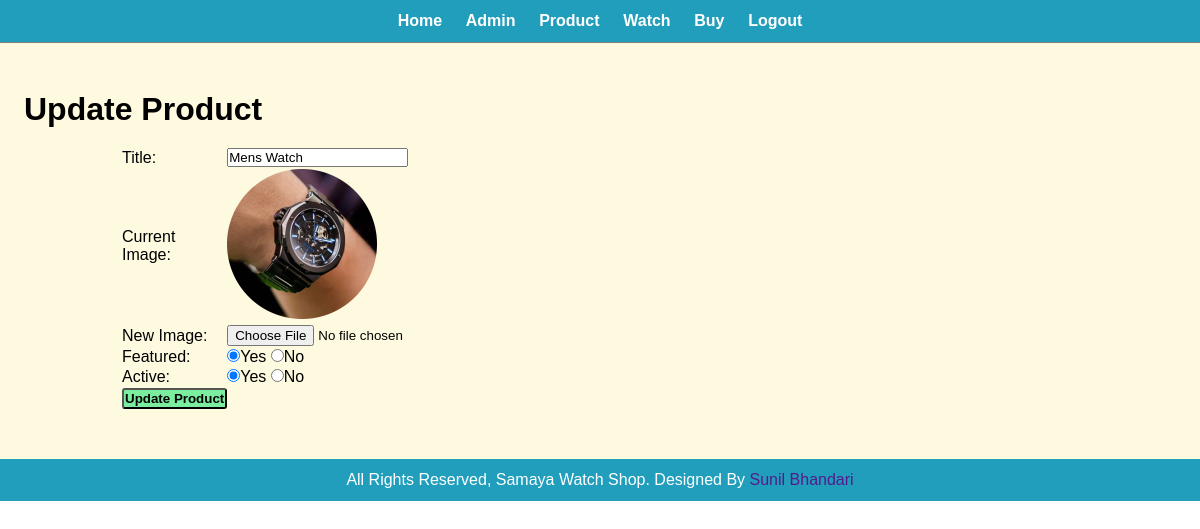
Page /admin/update-product.php?id=4 (signed in) on the committed database.
### tables this page shows
CREATE TABLE `tbl_product` (
  `id` int(10) UNSIGNED NOT NULL,
  `title` varchar(100) NOT NULL,
  `image_name` varchar(255) NOT NULL,
  `featured` varchar(10) NOT NULL,
  `active` varchar(10) NOT NULL
);

### admin/update-product.php (the view, shortened to what this page needs)
<?php include('partials/menu.php'); ?>
<div class="main-content">
    <div class="wrapper">
        <h1>Update Product</h1>
        <br>
        <?php
        if (isset($_GET['id'])) {
            $id = $_GET['id'];
            $sql = "SELECT * FROM tbl_product WHERE id = $id";
            $res = mysqli_query($con, $sql);
            $count = mysqli_num_rows($res);
            if ($count == 1) {
                $row = mysqli_fetch_assoc($res);
                $title = $row['title'];
                $current_image = $row['image_name'];
                $featured = $row['featured'];
                $active = $row['active'];
            } else {
                $_SESSION['no-category-found'] = "<div class='error'>No category found</div>";
                header("Location:" . SITEURL . "admin/manage-product.php");
            }
        } else {
            header('Location:' . SITEURL . 'admin/manage-category.php');
        }
        ?>
        <form action="" enctype="multipart/form-data" method="POST">
            <table class="tbl-30">
                <tr>
                    <td>Title:</td>
                    <td><input type="text" name="title" value="<?php echo $title; ?>"></td>
                </tr>
                <tr>
                    <td>Current Image:</td>
                    <td>
                        <?php
                        if ($current_image != "") {
                        ?>
                            <img src="<?php echo SITEURL; ?>../images/category/<?php echo $current_image; ?>" width="150px" alt="">
                        <?php
                        } else {
                            echo "<div class='error'>Image not found</div>";
                        }
                        ?>
                    </td>
                </tr>
                <tr>
                    <td>New Image:</td>
                    <td><input type="file" name="image"></td>
                </tr>
                <tr>
                    <td>Featured:</td>
                    <td><input <?php if ($featured == "Yes") {
                                    echo "checked";
                                } ?> type="radio" name="featured" value="Yes">Yes
                        <input <?php if ($featured == "No") {
                                    echo "checked";
                                } ?> type="radio" name="featured" value="No">No
                    </td>
                </tr>
                <tr>
                    <td>Active:</td>
                    <td><input <?php if ($active == "Yes") {
                                    echo "checked";
                                } ?> type="radio" name="active" value="Yes">Yes
                        <input <?php if ($active == "No") {
                                    echo "checked";
                                } ?> type="radio" name="active" value="No">No
                    </td>
                </tr>
                <tr>
                    <td>
                        <input type="submit" name="submit" value="Update Product" class="btn-secondary">
                    </td>
                </tr>
            </table>
        </form>
    </div>
</div>
<?php include('partials/footer.php'); ?>

### css/admin.css (style rules this page uses)
* { padding: 0; margin: 0; font-family: Arial, Helvetica, sans-serif; list-style: none; text-decoration: none; }
.wrapper { padding: 1%; width: 80%; margin: 0 auto; }
.wrapper h1 { margin-left: -10%; }
.main-content { background-color: #fefae0; padding: 3% 0; }
.tbl-30 { width: 30%; }
.btn-secondary { background-color: rgb(123, 237, 159); padding: 1%; color: black; font-weight: bold; border-radius: 3px; }

### rows in the picture
tbl_product: title "Mens Watch", image_name (picture), featured "☑", active "☑"
